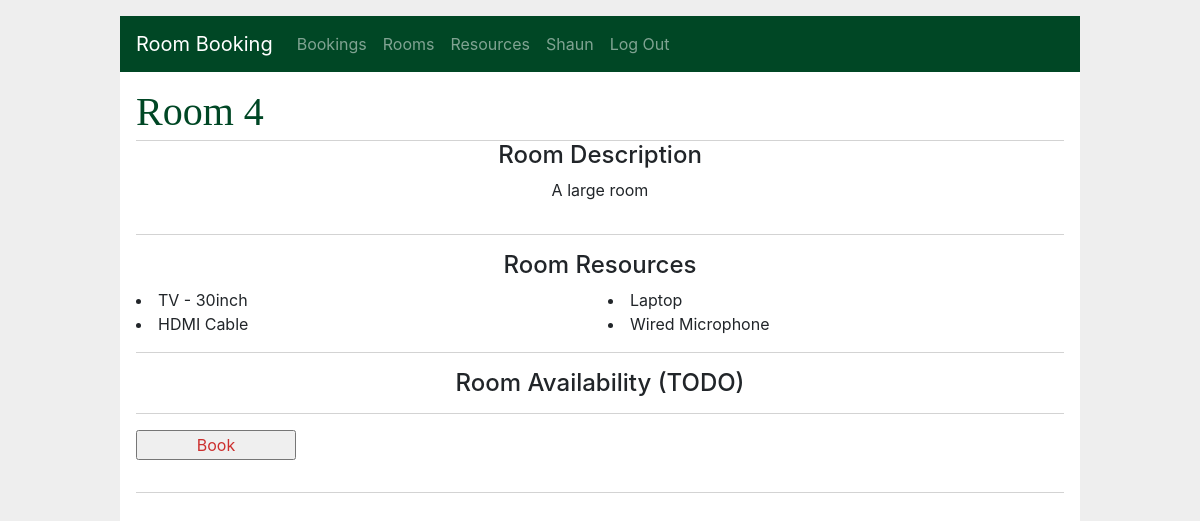
/rooms/4/details (signed in), run on the app's committed database.
### app/models/user.py (models this page shows, shortened)
class User(db.Model):
    __tablename__ = "users"
    id = db.Column(db.Integer, primary_key=True, autoincrement=True, nullable=False)
    email = db.Column(db.String(150), unique=True, nullable=False)
    password = db.Column(db.Text, nullable=False)
    firstname = db.Column(db.String(150), nullable=False)
    lastname = db.Column(db.String(150), nullable=False)
    created = db.Column(db.DateTime, default=datetime.datetime.now(), nullable=False)
    role = db.Column(db.String(150), default='user', nullable=False)
    bookings = db.relationship('Booking', back_populates="creator", cascade='all, delete, delete-orphan')

### app/models/room.py (models this page shows, shortened)
class Room(db.Model):
    __tablename__ = "rooms"
    id = db.Column(db.Integer, primary_key=True, autoincrement=True, nullable=False)
    name = db.Column(db.String(150), unique=True, nullable=False)
    description = db.Column(db.String, nullable=False)
    room_bookings = db.relationship('RoomBooking', back_populates="room", cascade='all, delete, delete-orphan')
    room_resources = db.relationship('RoomResource', back_populates="room", cascade='all, delete, delete-orphan')

### app/models/resource.py (models this page shows, shortened)
class RoomResource(db.Model):
    __tablename__ = "roomresources"
    id = db.Column(db.Integer, primary_key=True, autoincrement=True, nullable=False)
    room_id = db.Column(db.Integer, ForeignKey("rooms.id", ondelete="CASCADE"), nullable=False)
    room = db.relationship('Room', foreign_keys=[room_id])
    resource_id = db.Column(db.Integer, ForeignKey("resources.id", ondelete="CASCADE"), nullable=False)
    resource = db.relationship('Resource', foreign_keys=[resource_id])
    quantity = db.Column(db.Integer)
    booked_resources = db.relationship('BookedResource', back_populates="room_resource",
                                       cascade='all, delete, delete-orphan')

class Resource(db.Model):
    __tablename__ = 'resources'
    id = db.Column(db.Integer, primary_key=True, autoincrement=True, nullable=False)
    name = db.Column(db.String(150), unique=True, nullable=False)
    description = db.Column(db.String, nullable=False)
    room_resources = db.relationship('RoomResource', back_populates="resource", cascade='all, delete, delete-orphan')

### app/rooms/routes.py (the view)
@bp.route('/<int:id>/details', methods=('GET',))
@login_required
def details(id):
    room = Room.query.filter_by(id=id).first()
    room_resources = room.room_resources
    return render_template('rooms/details.html', room=room, room_resources=room_resources)

### app/main/routes.py (called while the page is built)
@bp.before_app_request
def load_logged_in_user():
    user_id = session.get('user_id')
    if user_id is None:
        g.user = None
    else:
        g.user = User.query.filter_by(
                id=user_id).first()

def login_required(view):
    @functools.wraps(view)
    def wrapped_view(**kwargs):
        if g.user is None:
            return redirect(url_for('main.login'))
        return view(**kwargs)
    return wrapped_view

### app/templates/rooms/details.html (shortened to what this page needs)
{% extends 'base.html' %}
{% block header %}
  <h1>{% block title %}{{ room.name }}{% endblock %}</h1>
{% endblock %}
{% block content %}
  <h4 class="d-flex justify-content-center">Room Description</h4>
  <div class="d-flex justify-content-center">
    <p style="white-space: pre-wrap;">{{ room['description'] }}</p>
  </div>
    <hr>
  <div>
    <h4 class="d-flex justify-content-center">Room Resources</h4>
    <div class="columns2">
      {% for resource in room_resources %}
        <li> {{ resource.resource.name }} </li>
      {% endfor %}
    </div>
    <hr>
     <h4 class="d-flex justify-content-center">Room Availability (TODO)</h4>
  </div>
  <hr>
  <form action="{{ url_for('bookings.create', room_id=room['id']) }}">
    <input class="danger" type="submit" value="Book">
  </form>
  <hr>
{% endblock %}

### app/templates/base.html (shortened to what this page needs)
<!doctype html>
<html lang="en">
  <head>
    <link rel="stylesheet" href="https://stackpath.bootstrapcdn.com/bootstrap/4.3.1/css/bootstrap.min.css">
    <link rel="stylesheet" href="{{ url_for('static', filename='style.css') }}">
  </head>
  <body>
    <nav class="navbar navbar-expand-lg navbar-dark">
      <a class="navbar-brand" href="{{ url_for('main.index') }}">Room Booking</a>
      <div class="collapse navbar-collapse" id="navbarNav">
        <ul class="navbar-nav">
          {% if g.user %}
            <li class="nav-item"><a class="nav-link" href="{{ url_for('bookings.index') }}">Bookings</a>
            <li class="nav-item"><a class="nav-link" href="{{ url_for('rooms.index') }}">Rooms</a>
            <li class="nav-item"><a class="nav-link" href="{{ url_for('resources.index') }}">Resources</a>
            <li class="nav-item current-user"><a class="nav-link" href="{{ url_for('main.account') }}">{{ g.user.firstname }}</a>
            <li class="nav-item nav-right"><a class="nav-link" href="{{ url_for('main.logout') }}">Log Out</a>
          {% else %}
            <li class="nav-item"><a class="nav-link" href="{{ url_for('main.register') }}">Register</a>
            <li class="nav-item"><a class="nav-link" href="{{ url_for('main.login') }}">Log In</a>
          {% endif %}
        </ul>
      </div>
    </nav>
    <section class="content">
      <header>
        {% block header %}{% endblock %}
      </header>
      {% block content %}
      {% endblock %}
    </section>
  </body>
</html>

### app/static/style.css (style rules this page uses)
html { font-family: Libre Baskerville, serif, Montserrat,sans-serif; background: #eee; padding: 1rem; }
body { max-width: 960px; margin: 0 auto; background: white; }
h1 { font-family: serif; color: #004725; margin: 1rem 0; }
a { color: #004725; }
hr { border: none; border-top: 1px solid lightgray; }
nav { background: #004725; display: flex; align-items: center; padding: 0 0.5rem; }
nav ul { display: flex; list-style: none; margin: 0; padding: 0; border: none; }
nav ul li a, nav ul li span, header .action { display: block; padding: 0.5rem; }
.columns2 { column-count: 2; justify-content: space-between; }
.content { padding: 0 1rem 1rem; }
.content > header { border-bottom: 1px solid lightgray; display: flex; align-items: flex-end; }
.content > header h1 { flex: auto; margin: 1rem 0 0.25rem 0; }
.content form { margin: 1em 0; display: flex; flex-direction: column; }
.content input, .content textarea { margin-bottom: 1em; }
input.danger { color: #cc2f2e; }
input[type=submit] { align-self: start; min-width: 10em; }

### data on the page
User: user.firstname "Shaun"
Room: name "Room 4", description "A large room"
RoomResource: resource.name "TV - 30inch"
RoomResource: resource.name "HDMI Cable"
RoomResource: resource.name "Laptop"
RoomResource: resource.name "Wired Microphone"
